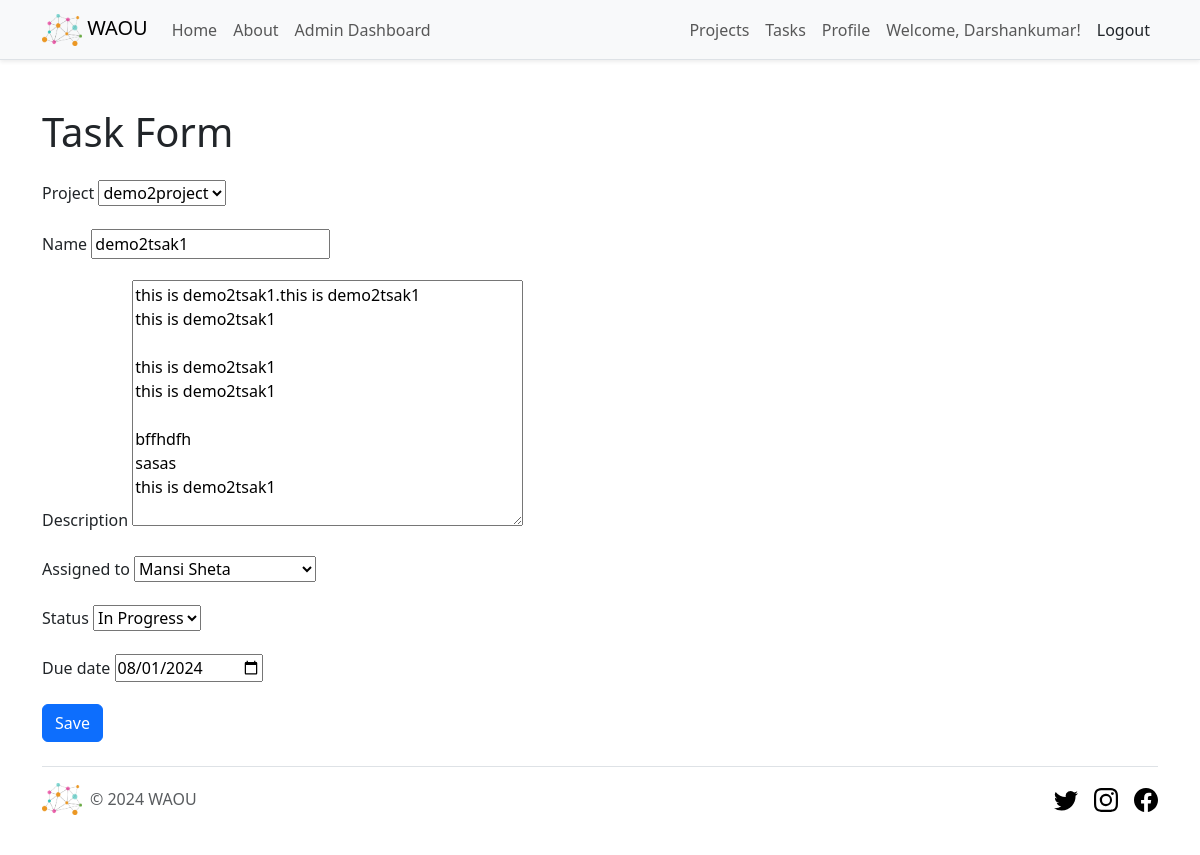
Page /tasks/3/update/ (signed in) on the committed database.
### waou_core/models.py (models this page shows, shortened)
class UserProfile(AbstractUser):
    first_name = models.CharField(max_length=50)
    last_name = models.CharField(max_length=50)
    role = models.CharField(max_length=20, choices=Role.choices, default=Role.TEAM_MEMBER)
    def __str__(self):
        return f'{self.first_name} {self.last_name}'

### project_management/models.py (models this page shows, shortened)
class Task(models.Model):
    project = models.ForeignKey(Project, on_delete=models.CASCADE, related_name='tasks')
    name = models.CharField(max_length=255)
    description = models.TextField()
    assigned_to = models.ForeignKey(UserProfile, on_delete=models.CASCADE, related_name='tasks')
    status = models.CharField(max_length=50, choices=[('todo', 'To Do'), ('in_progress', 'In Progress'), ('done', 'Done')], default='todo')
    due_date = models.DateField()

### project_management/views.py (the view)
# urls.py: path('tasks/<int:pk>/update/', TaskUpdateView.as_view(), name='task_update'),
class TaskUpdateView(LoginRequiredMixin, UserPassesTestMixin, UpdateView):
    model = Task
    form_class = TaskForm
    template_name = 'project_management/task_form.html'
    success_url = reverse_lazy('task_list')
    def test_func(self):
        user = self.request.user
        task = self.get_object()
        return user.role == 'admin' or task.assigned_to == user

### project_management/forms.py
class TaskForm(forms.ModelForm):
    class Meta:
        model = Task
        fields = ['project', 'name', 'description', 'assigned_to', 'status', 'due_date']
        widgets = {
            'due_date': forms.DateInput(attrs={'type': 'date'}),
            'status': forms.Select(choices=[('todo', 'To Do'), ('in_progress', 'In Progress'), ('done', 'Done')]),
        }

### project_management/models.py (called while the page is built)
    def __str__(self):
        return self.name

### templates/project_management/task_form.html (shortened to what this page needs)
{% extends 'base.html' %}
{% load static %}
{% block content %}
<main class="container mt-5">
    <h1 class="mb-4">Task Form</h1>
    <form method="post">
        <div class="mb-3">
            {% for field in form %}
                <div class="mb-3">
                    <label for="{{ field.id_for_label }}" class="form-label">{{ field.label }}</label>
                    {{ field }}
                </div>
            {% endfor %}
        </div>
        <button type="submit" class="btn btn-primary">Save</button>
    </form>
</main>
{% endblock %}

### templates/partials/_header.html (shortened to what this page needs)
{% load static %}
<nav class="navbar navbar-expand-lg navbar-light bg-light border-bottom shadow-sm">
  <div class="container">
    <a class="navbar-brand" href="{% url 'home' %}">
      <img src="{% static 'img/waou.png' %}" width="40" height="32" alt="WAOU Logo" class="d-inline-block align-text-top">
      WAOU
    </a>
    <div class="collapse navbar-collapse" id="navbarNav">
      <ul class="navbar-nav me-auto">
        <li class="nav-item">
          <a class="nav-link{% if request.resolver_match.url_name == 'home' %} active{% endif %}" aria-current="page" href="{% url 'home' %}">Home</a>
        </li>
        <li class="nav-item">
          <a class="nav-link{% if request.resolver_match.url_name == 'about' %} active{% endif %}" href="{% url 'about' %}">About</a>
        </li>
        {% if user.is_authenticated and user.role == 'admin' %}
        <li class="nav-item">
          <a class="nav-link{% if request.resolver_match.url_name == 'admin_dashboard' %} active{% endif %}" href="{% url 'admin_dashboard' %}">Admin Dashboard</a>
        </li>
        {% endif %}
      </ul>
      <ul class="navbar-nav ms-auto">
        {% if user.is_authenticated %}
        <li class="nav-item">
          <a class="nav-link{% if request.resolver_match.url_name == 'project_list' %} active{% endif %}" href="{% url 'project_list' %}">Projects</a>
        </li>
        <li class="nav-item">
          <a class="nav-link{% if request.resolver_match.url_name == 'task_list' %} active{% endif %}" href="{% url 'task_list' %}">Tasks</a>
        </li>
        <li class="nav-item">
          <a class="nav-link{% if request.resolver_match.url_name == 'profile' %} active{% endif %}" href="{% url 'profile' %}">Profile</a>
        </li>
        <li class="nav-item">
          <a class="nav-link">Welcome, {{ user.first_name }}!</a>
        </li>
        <li class="nav-item">
          <form method="POST" action="{% url 'logout' %}" class="d-inline">
            <button type="submit" class="btn btn-link nav-link" style="color: inherit; text-decoration: none;">Logout</button>
          </form>
        </li>
        {% endif %}
      </ul>
    </div>
  </div>
</nav>

### rows in the picture
UserProfile: first_name "Darshankumar"
Task: form "demo2project" "demo2tsak1" "this is demo2tsak1.this is demo2tsak1 this is demo2tsak1 this is demo2tsak1 this is demo2tsak1 bffhdfh sasas this is demo2tsak1" "Mansi Sheta" "In Progress" "08/01/2024"

### other values in the picture
{{ field.label }} "Project" "Name" "Description" "Assigned to" "Status" "Due date"
